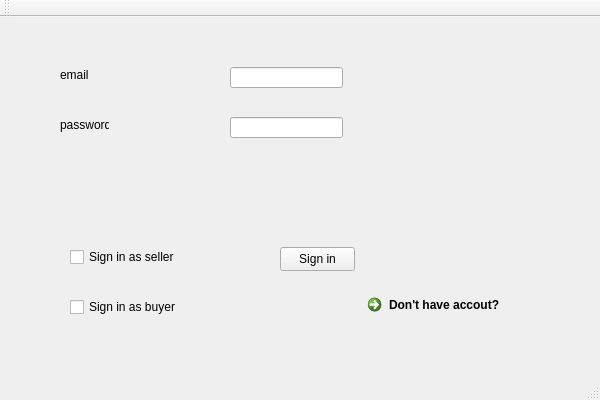
<?xml version="1.0" encoding="UTF-8"?>
<ui version="4.0">
 <class>signinguiClass</class>
 <widget class="QMainWindow" name="signinguiClass">
  <property name="geometry">
   <rect>
    <x>0</x>
    <y>0</y>
    <width>600</width>
    <height>400</height>
   </rect>
  </property>
  <property name="windowTitle">
   <string>signingui</string>
  </property>
  <widget class="QWidget" name="centralWidget">
   <widget class="QPushButton" name="signinbutton">
    <property name="geometry">
     <rect>
      <x>280</x>
      <y>230</y>
      <width>75</width>
      <height>24</height>
     </rect>
    </property>
    <property name="text">
     <string>Sign in</string>
    </property>
   </widget>
   <widget class="QCheckBox" name="sellercheckbox">
    <property name="geometry">
     <rect>
      <x>70</x>
      <y>230</y>
      <width>121</width>
      <height>20</height>
     </rect>
    </property>
    <property name="text">
     <string>Sign in as seller</string>
    </property>
   </widget>
   <widget class="QCheckBox" name="buyercheckbox">
    <property name="geometry">
     <rect>
      <x>70</x>
      <y>280</y>
      <width>121</width>
      <height>20</height>
     </rect>
    </property>
    <property name="text">
     <string>Sign in as buyer</string>
    </property>
   </widget>
   <widget class="QLineEdit" name="mailbox">
    <property name="geometry">
     <rect>
      <x>230</x>
      <y>50</y>
      <width>113</width>
      <height>21</height>
     </rect>
    </property>
   </widget>
   <widget class="QLineEdit" name="passbox">
    <property name="geometry">
     <rect>
      <x>230</x>
      <y>100</y>
      <width>113</width>
      <height>21</height>
     </rect>
    </property>
   </widget>
   <widget class="QLabel" name="label">
    <property name="geometry">
     <rect>
      <x>60</x>
      <y>50</y>
      <width>49</width>
      <height>16</height>
     </rect>
    </property>
    <property name="text">
     <string>email</string>
    </property>
   </widget>
   <widget class="QLabel" name="label_2">
    <property name="geometry">
     <rect>
      <x>60</x>
      <y>100</y>
      <width>49</width>
      <height>16</height>
     </rect>
    </property>
    <property name="text">
     <string>password</string>
    </property>
   </widget>
   <widget class="QCommandLinkButton" name="createaccountbutton">
    <property name="geometry">
     <rect>
      <x>360</x>
      <y>270</y>
      <width>186</width>
      <height>41</height>
     </rect>
    </property>
    <property name="text">
     <string>Don't have accout?</string>
    </property>
   </widget>
  </widget>
  <widget class="QMenuBar" name="menuBar">
   <property name="geometry">
    <rect>
     <x>0</x>
     <y>0</y>
     <width>600</width>
     <height>22</height>
    </rect>
   </property>
  </widget>
  <widget class="QToolBar" name="mainToolBar">
   <attribute name="toolBarArea">
    <enum>TopToolBarArea</enum>
   </attribute>
   <attribute name="toolBarBreak">
    <bool>false</bool>
   </attribute>
  </widget>
  <widget class="QStatusBar" name="statusBar"/>
 </widget>
 <layoutdefault spacing="6" margin="11"/>
 <resources>
  <include location="signingui.qrc"/>
 </resources>
 <connections/>
</ui>
